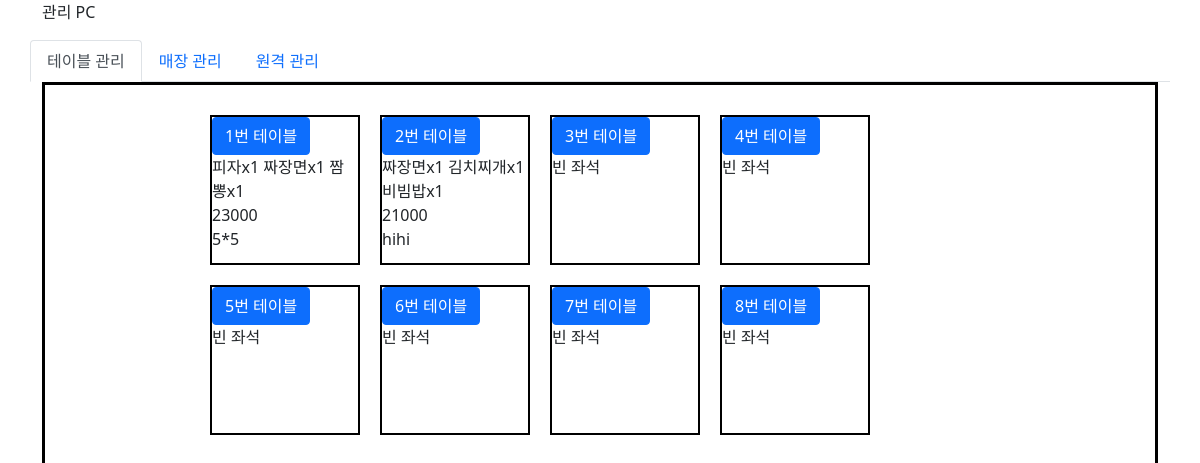
The page / (signed in) on the database its author committed.
### tables this page shows
CREATE TABLE table2    (order_id integer primary key AUTOINCREMENT,    order_food text, inquery text, total integer, order_pc text, date text);

### server.py (the view, shortened to what this page needs)
@app.route("/", methods=['GET','POST'])
def hello(username=None, rows=None):
    if 'id' in session:
        if request.method == "GET":
            if request.args.get('id'): #삭제
                idx = request.args.get('id')
                delete_result = delete_menu(idx)
                if delete_result == 1:
                    print("메뉴를 정상적으로 삭제했습니다.")
                    return "<script>alert('메뉴를 정상적으로 삭제했습니다.');location.href='./';</script>"
                else:
                    print("비정상적인 요청으로 삭제하지 못했습니다.")
                    return "<script>alert('메뉴를 정상적으로 삭제했습니다.');location.href='./';</script>"
            else:
                username = session['id']
                rows = order_food() #주문 메뉴 조회
                total_price = sum([rows[i][3] for i in range(len(rows))])
                rows1 = menu() #등록 메뉴 조회
                print(rows)
                print(rows1)
                return render_template("./counter_main.html", username=username, rows = rows, rows1=rows1, total_price=total_price)
    else:
        return "<script>alert('로그인 후 이용해주세요.');location.href='./login'</script>"

### server.py (called while the page is built)
def order_food():
    cursor.execute(f"SELECT * FROM table2")
    rows = cursor.fetchall()
    count = len(rows)
    if count < 8:
        empty = 8 - count
        for i in range(empty):
            rows.append(('','','',0,''))
    return rows

def menu():
    cursor.execute("SELECT * FROM table1")
    rows = cursor.fetchall()
    return rows

### templates/counter_main.html (shortened to what this page needs)
<!DOCTYPE html>
<html lang="en">
<head>
    <link href="https://cdn.jsdelivr.net/npm/bootstrap@5.0.2/dist/css/bootstrap.min.css" rel="stylesheet">
    <link href="{{ url_for('static', filename='css/kiosk_counter.css') }}" rel="stylesheet">
</head>
<body>
    <div class="container">
        <div class="row">
            <p> 관리 PC </p>
            <ul class="nav nav-tabs" id="myTab" role="tablist">
                <li class="nav-item" role="presentation">
                  <button class="nav-link active" id="home-tab" data-bs-toggle="tab" data-bs-target="#home-tab-pane" type="button" role="tab" aria-controls="home-tab-pane" aria-selected="true">테이블 관리</button>
                </li>
                <li class="nav-item" role="presentation">
                  <button class="nav-link" id="profile-tab" data-bs-toggle="tab" data-bs-target="#profile-tab-pane" type="button" role="tab" aria-controls="profile-tab-pane" aria-selected="false">매장 관리</button>
                </li>
                <li class="nav-item" role="presentation">
                  <button class="nav-link" id="contact-tab" data-bs-toggle="tab" data-bs-target="#contact-tab-pane" type="button" role="tab" aria-controls="contact-tab-pane" aria-selected="false">원격 관리</button>
                </li>
            </ul>
                <div class="tab-content" id="myTabContent">
                    <div class="tab-pane fade show active" id="home-tab-pane" role="tabpanel" aria-labelledby="home-tab" tabindex="0">
                        <div class="boardred-section">
                            <div class="box">
                                {% for i in range(rows | length) %}
                                <div class="table_box">
                                    <button type="button" class="btn btn-primary" data-bs-toggle="modal" data-bs-target="#staticBackdrop{{ i }}">
                                        {{ i+1 }}번 테이블
                                    </button>
                                      {% if rows[i][0] == '' %}
                                        <br>빈 좌석
                                      {% else %}
                                        <br>{{ rows[i][1]}}
                                        <br> {{ rows[i][3] }}
                                        <br> {{ rows[i][2] }}
                                      {% endif %}
                                </div>
                                {% endfor %}
                            </div>
                        </div>
                    </div>
                </div>
        </div>
    </div>
</body>
</html>

### static/css/kiosk_counter.css (style rules this page uses)
.boardred-section { display: flex; justify-content: center; align-items: center; border: 3px solid black; padding: 20px; }
.box { width: 800px; height: 1300px; margin: auto; }
.table_box { width: 150px; height: 150px; float: left; margin: 10px; border: 2px solid black; }

### rows shown on the page
table2: order_food "피자x1 짜장면x1 짬뽕x1", total "23000", inquery "5*5"
table2: order_food "짜장면x1 김치찌개x1 비빔밥x1", total "21000", inquery "hihi"

### other values the page prints
{{ i+1 }} "1" "2" "3" "4" "5" "6" "7" "8"
